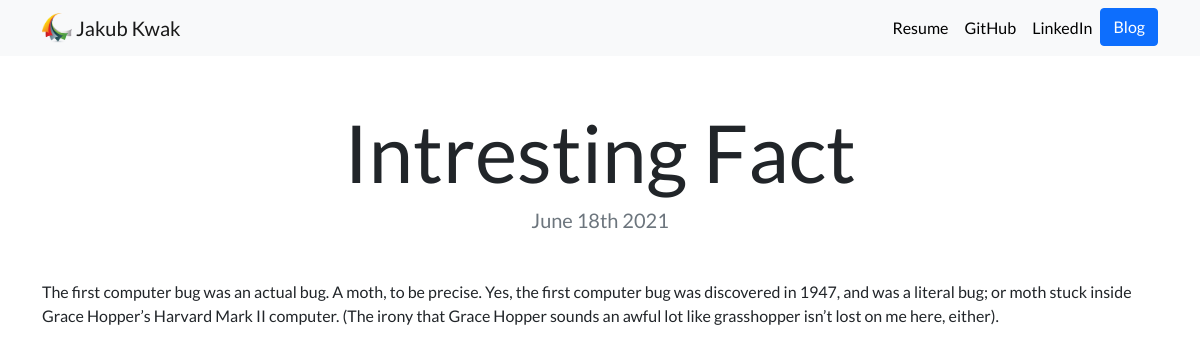
The app's page /blog/4 with its own data.
### blog/models.py (models this page shows, shortened)
class Blog(models.Model):
    title = models.CharField(max_length=200)
    date = models.DateField()
    description = models.TextField()

### blog/views.py (the view)
# urls.py: path("<int:blog_id>", views.detail, name="detail")
def detail(request, blog_id):
    blog = get_object_or_404(Blog, pk=blog_id)
    return render(request, "blog/detail.html", {"blog":blog})

### blog/templates/blog/detail.html
{% extends "portfolio/base.html" %}
{% load static %}
{% block content %}
<h1 class="text-center mt-5" id="blogdetailtitle">{{ blog.title }}</h1>
<h5 class="text-center text-muted mb-5">{{ blog.date|date:'F jS Y' }}</h5>
{{ blog.description|safe }}
{% endblock %}

### portfolio/templates/portfolio/custom.css (style rules this page uses)
body { font-family: 'Lato', sans-serif; }
@media (min-width: 992px) { #blogdetailtitle { font-size: 5rem; } }

### records on screen
Blog: title "Intresting Fact", date "June 18th 2021", description "The first computer bug was an actual bug. A moth, to be precise. Yes, the first computer bug was discovered in 1947, and was a literal bug; or moth stuck inside Grace Hopper’s Harvard Mark II computer. (The irony that Grace Hopper sounds an awful lot like grasshopper isn’t lost on me here, either)."
